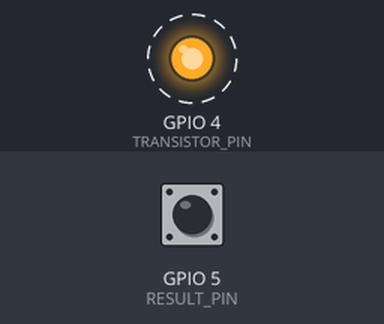
Bench run of a program on a simulated ESP32-S3. Parts: output pins drawn as LEDs (lit = HIGH). Dashed ring = blinking. The inputs (shaded band) are chosen by the test bench; at power-on: GPIO 5 (RESULT_PIN) HIGH. What the program prints to the serial monitor is not drawn.

Above: at 1.2 s.
1.3 s: GPIO 5 (RESULT_PIN) pulled LOW for 0.15 s
Timing chart, 0 to 10.3 s (numbered marks = the images above; inputs shaded):
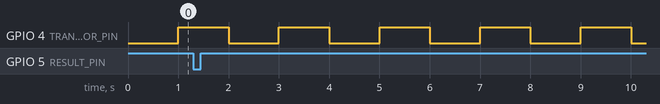

Measured:
- by itself, GPIO 4 (TRANSISTOR_PIN): alternates HIGH for 1.0 s and LOW for 1.0 s

The program:

main.cpp
```cpp
#include <Arduino.h>

#define TRANSISTOR_PIN 4
#define RESULT_PIN 5

volatile unsigned long last_relay_changed_time = 0;
volatile bool relay_changed = false;

void transistor_update() {
  unsigned long current_time = millis();

  static unsigned long last_toogle = 0;
  static bool transistor_state = false;

  if (current_time - last_toogle >= 1000) {
    last_toogle = current_time;
    transistor_state = !transistor_state;

    digitalWrite(TRANSISTOR_PIN, transistor_state);

    Serial.printf("Transistor changed: %d\n", current_time);
  }
}

void relay_change() {
  relay_changed = true;
  last_relay_changed_time = millis();
}

void setup() {
  Serial.begin(115200);

  pinMode(TRANSISTOR_PIN, OUTPUT);
  pinMode(RESULT_PIN, INPUT_PULLUP);

  attachInterrupt(digitalPinToInterrupt(RESULT_PIN), relay_change, FALLING);
}

void loop() {
  unsigned long current_time = millis();

  transistor_update();

  if (relay_changed && current_time - last_relay_changed_time >= 20) {
    relay_changed = false;
    Serial.printf("Relay changed: %d\n", last_relay_changed_time);
  }
}
```
